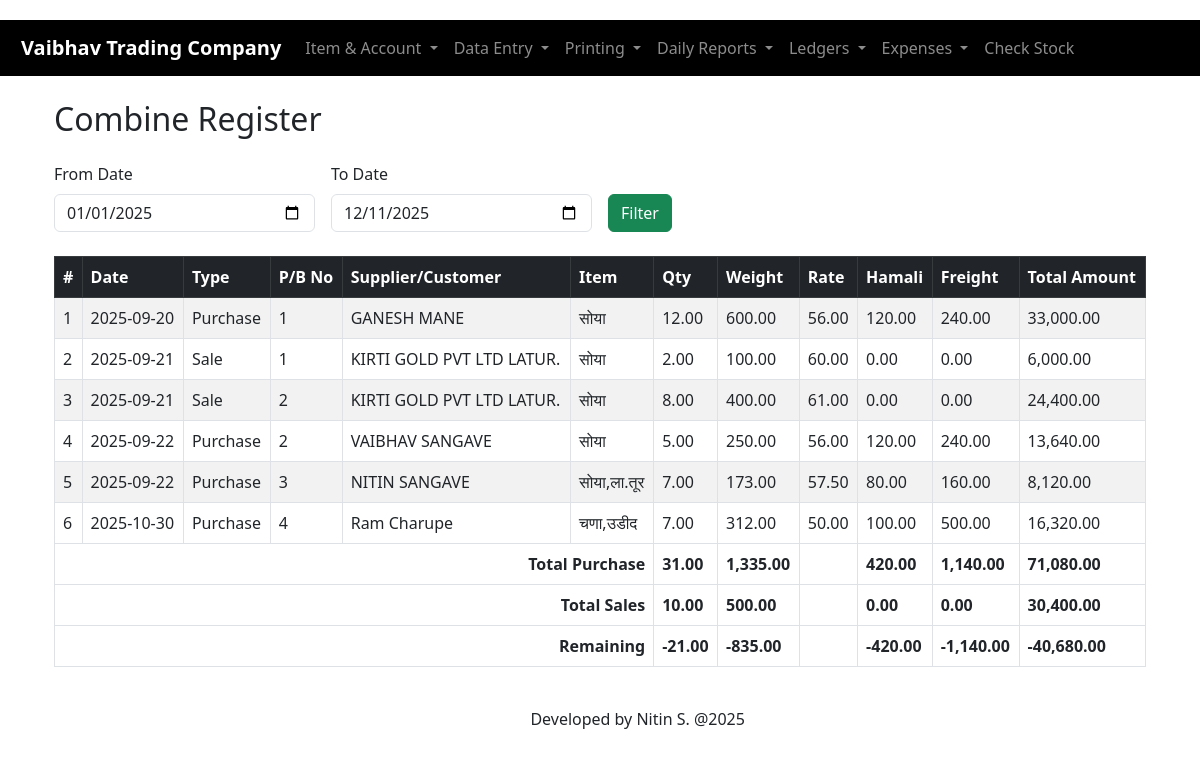
The page /blue-code/combine_register.php on the database its author committed.
### tables this page shows
CREATE TABLE `purchases` (
  `id` int(11) NOT NULL,
  `supplier_id` int(11) NOT NULL,
  `invoice_number` varchar(100) NOT NULL,
  `purchase_date` date NOT NULL,
  `hamali` decimal(10,2) DEFAULT 0.00,
  `freight` decimal(10,2) DEFAULT 0.00,
  `bill_no` varchar(100) DEFAULT NULL,
  `total_amount` decimal(14,2) DEFAULT 0.00,
  `created_at` timestamp NOT NULL DEFAULT current_timestamp(),
  `uchal` decimal(10,2) DEFAULT 0.00
);

CREATE TABLE `accounts` (
  `id` int(11) NOT NULL,
  `name` varchar(255) NOT NULL,
  `type` enum('customer','supplier','other') NOT NULL DEFAULT 'other',
  `phone` varchar(50) DEFAULT NULL,
  `email` varchar(100) DEFAULT NULL,
  `address` text DEFAULT NULL,
  `created_at` timestamp NOT NULL DEFAULT current_timestamp()
);

CREATE TABLE `sales` (
  `id` int(11) NOT NULL,
  `customer_id` int(11) NOT NULL,
  `bill_no` varchar(100) DEFAULT NULL,
  `total_amount` decimal(14,2) DEFAULT 0.00,
  `created_at` timestamp NOT NULL DEFAULT current_timestamp(),
  `invoice_number` varchar(50) NOT NULL,
  `date` date NOT NULL,
  `hamali` decimal(10,2) DEFAULT 0.00,
  `freight` decimal(10,2) DEFAULT 0.00
);

### blue-code/combine_register.php (the view, shortened to what this page needs)
<?php
include 'db.php';
include 'header.php';
$from = $_GET['from'] ?? date('Y-01-01');
$to   = $_GET['to'] ?? date('Y-m-d');
?>
<div class="container my-4">
    <h2 class="mb-4">Combine Register</h2>
    <form class="row g-3 mb-4" method="GET">
        <div class="col-md-3">
            <label class="form-label">From Date</label>
            <input type="date" name="from" class="form-control" value="<?= htmlspecialchars($from) ?>" required>
        </div>
        <div class="col-md-3">
            <label class="form-label">To Date</label>
            <input type="date" name="to" class="form-control" value="<?= htmlspecialchars($to) ?>" required>
        </div>
        <div class="col-md-3 align-self-end">
            <button type="submit" class="btn btn-success">Filter</button>
        </div>
    </form>
    <div class="table-responsive">
        <table class="table table-striped table-bordered">
            <thead class="table-dark">
                <tr>
                    <th>#</th>
                    <th>Date</th>
                    <th>Type</th>
                    <th>P/B No</th>
                    <th>Supplier/Customer</th>
                    <th>Item</th>
                    <th>Qty</th>
                    <th>Weight</th>
                    <th>Rate</th>
                    <th>Hamali</th>
                    <th>Freight</th>
                    <th>Total Amount</th>
                </tr>
            </thead>
            <tbody>
            <?php
            $sql_purchase = "
                SELECT
                    p.id,
                    p.invoice_number,
                    p.purchase_date AS date,
                    'Purchase' AS type,
                    acc.name AS supplier_customer,
                    GROUP_CONCAT(i.name) AS item,
                    SUM(pd.quantity) AS quantity,
                    SUM(pd.weight) AS weight,
                    AVG(pd.rate) AS rate,
                    p.hamali,
                    p.freight,
                    p.total_amount
                FROM purchases p
                INNER JOIN accounts acc ON p.supplier_id = acc.id
                INNER JOIN purchase_details pd ON p.id = pd.purchase_id
                INNER JOIN items i ON pd.item_id = i.id
                WHERE p.purchase_date BETWEEN ? AND ?
                GROUP BY p.id, p.invoice_number, p.purchase_date, acc.name, p.hamali, p.freight, p.total_amount
                ORDER BY p.purchase_date ASC, p.id ASC
            ";
            $sql_sales = "
                SELECT
                    s.id,
                    s.invoice_number,
                    s.date,
                    'Sale' AS type,
                    c.name AS supplier_customer,
                    GROUP_CONCAT(i.name) AS item,
                    SUM(sd.quantity) AS quantity,
                    SUM(sd.weight) AS weight,
                    AVG(sd.rate) AS rate,
                    NULL AS hamali,
                    NULL AS freight,
                    s.total_amount
                FROM sales s
                INNER JOIN accounts c ON s.customer_id = c.id
                INNER JOIN sale_details sd ON s.id = sd.sale_id
                INNER JOIN items i ON sd.item_id = i.id
                WHERE s.date BETWEEN ? AND ?
                GROUP BY s.id, s.invoice_number, s.date, c.name, s.total_amount
                ORDER BY s.date ASC, s.id ASC
            ";
            $stmt_purchase = $conn->prepare($sql_purchase);
            $stmt_purchase->bind_param("ss", $from, $to);
            $stmt_purchase->execute();
            $result_purchase = $stmt_purchase->get_result();
            $stmt_sales = $conn->prepare($sql_sales);
            $stmt_sales->bind_param("ss", $from, $to);
            $stmt_sales->execute();
            $result_sales = $stmt_sales->get_result();
            $combined_results = [];
            $total_purchase_qty = 0;
            $total_sales_qty = 0;
            $total_purchase_weight = 0;
            $total_sales_weight = 0;
            $total_purchase_hamali = 0;
            $total_sales_hamali = 0;
            $total_purchase_freight = 0;
            $total_sales_freight = 0;
            $total_purchase_amount = 0;
            $total_sales_amount = 0;
            while ($row = $result_purchase->fetch_assoc()) {
                $combined_results[] = $row;
                $total_purchase_qty += $row['quantity'];
                $total_purchase_weight += $row['weight'];
                $total_purchase_hamali += $row['hamali'] ?? 0;
                $total_purchase_freight += $row['freight'] ?? 0;
                $total_purchase_amount += $row['total_amount'];
            }
            while ($row = $result_sales->fetch_assoc()) {
                $combined_results[] = $row;
                $total_sales_qty += $row['quantity'];
                $total_sales_weight += $row['weight'];
                $total_sales_hamali += $row['hamali'] ?? 0;
                $total_sales_freight += $row['freight'] ?? 0;
                $total_sales_amount += $row['total_amount'];
            }
            usort($combined_results, function($a, $b) {
                return strtotime($a['date']) - strtotime($b['date']) ?: $a['id'] - $b['id'];
            });
            $i = 1;
            if (count($combined_results) > 0) {
                foreach ($combined_results as $row) {
                    echo "<tr>
                        <td>{$i}</td>
                        <td>" . htmlspecialchars($row['date']) . "</td>
                        <td>" . htmlspecialchars($row['type']) . "</td>
                        <td>" . htmlspecialchars($row['invoice_number']) . "</td>
                        <td>" . htmlspecialchars($row['supplier_customer']) . "</td>
                        <td>" . htmlspecialchars($row['item']) . "</td>
                        <td>" . number_format($row['quantity'], 2) . "</td>
                        <td>" . number_format($row['weight'], 2) . "</td>
                        <td>" . number_format($row['rate'], 2) . "</td>
                        <td>" . number_format($row['hamali'] ?? 0, 2) . "</td>
                        <td>" . number_format($row['freight'] ?? 0, 2) . "</td>
                        <td>" . number_format($row['total_amount'], 2) . "</td>
                    </tr>";
                    $i++;
                }
            } else {
                echo "<tr><td colspan='12' class='text-center text-muted'>
                        No records found in this date range
                      </td></tr>";
            }
            ?>
            </tbody>
            <tfoot>
                <tr class="fw-bold">
                    <td colspan="6" class="text-end">Total Purchase</td>
                    <td><?= number_format($total_purchase_qty, 2) ?></td>
                    <td><?= number_format($total_purchase_weight, 2) ?></td>
                    <td></td>
                    <td><?= number_format($total_purchase_hamali, 2) ?></td>
                    <td><?= number_format($total_purchase_freight, 2) ?></td>
                    <td><?= number_format($total_purchase_amount, 2) ?></td>
                </tr>
                <tr class="fw-bold">
                    <td colspan="6" class="text-end">Total Sales</td>
                    <td><?= number_format($total_sales_qty, 2) ?></td>
                    <td><?= number_format($total_sales_weight, 2) ?></td>
                    <td></td>
                    <td><?= number_format($total_sales_hamali, 2) ?></td>
                    <td><?= number_format($total_sales_freight, 2) ?></td>
                    <td><?= number_format($total_sales_amount, 2) ?></td>
                </tr>
                <tr class="fw-bold">
                    <td colspan="6" class="text-end">Remaining</td>
                    <td><?= number_format($total_sales_qty - $total_purchase_qty, 2) ?></td>
                    <td><?= number_format($total_sales_weight - $total_purchase_weight, 2) ?></td>
                    <td></td>
                    <td><?= number_format($total_sales_hamali - $total_purchase_hamali, 2) ?></td>
                    <td><?= number_format($total_sales_freight - $total_purchase_freight, 2) ?></td>
                    <td><?= number_format($total_sales_amount - $total_purchase_amount, 2) ?></td>
                </tr>
            </tfoot>
        </table>
    </div>
</div>
<?php include 'footer.php'; ?>

### blue-code/header.php (style rules this page uses)
body { padding: 20px; }

### rows shown on the page
purchases: purchase_date "2025-09-20", type "Purchase", invoice_number "1", supplier.name "GANESH MANE", item "सोया", quantity "12.00", weight "600.00", rate "56.00", hamali "120.00", freight "240.00", total_amount "33,000.00"
sales: date "2025-09-21", type "Sale", invoice_number "1", customer.name "KIRTI GOLD PVT LTD LATUR.", item "सोया", quantity "2.00", weight "100.00", rate "60.00", hamali "0.00", freight "0.00", total_amount "6,000.00"
sales: date "2025-09-21", type "Sale", invoice_number "2", customer.name "KIRTI GOLD PVT LTD LATUR.", item "सोया", quantity "8.00", weight "400.00", rate "61.00", hamali "0.00", freight "0.00", total_amount "24,400.00"
purchases: purchase_date "2025-09-22", type "Purchase", invoice_number "2", supplier.name "VAIBHAV SANGAVE", item "सोया", quantity "5.00", weight "250.00", rate "56.00", hamali "120.00", freight "240.00", total_amount "13,640.00"
purchases: purchase_date "2025-09-22", type "Purchase", invoice_number "3", supplier.name "NITIN SANGAVE", item "सोया,ला.तूर", quantity "7.00", weight "173.00", rate "57.50", hamali "80.00", freight "160.00", total_amount "8,120.00"
purchases: purchase_date "2025-10-30", type "Purchase", invoice_number "4", supplier.name "Ram Charupe", item "चणा,उडीद", quantity "7.00", weight "312.00", rate "50.00", hamali "100.00", freight "500.00", total_amount "16,320.00"

### other values the page prints
$total_purchase_qty "31.00"
$total_purchase_weight "1,335.00"
$total_purchase_hamali "420.00"
$total_purchase_freight "1,140.00"
$total_purchase_amount "71,080.00"
$total_sales_qty "10.00"
$total_sales_weight "500.00"
$total_sales_hamali "0.00"
$total_sales_freight "0.00"
$total_sales_amount "30,400.00"
$total_sales_qty - $total_purchase_qty "-21.00"
$total_sales_weight - $total_purchase_weight "-835.00"
$total_sales_hamali - $total_purchase_hamali "-420.00"
$total_sales_freight - $total_purchase_freight "-1,140.00"
$total_sales_amount - $total_purchase_amount "-40,680.00"
